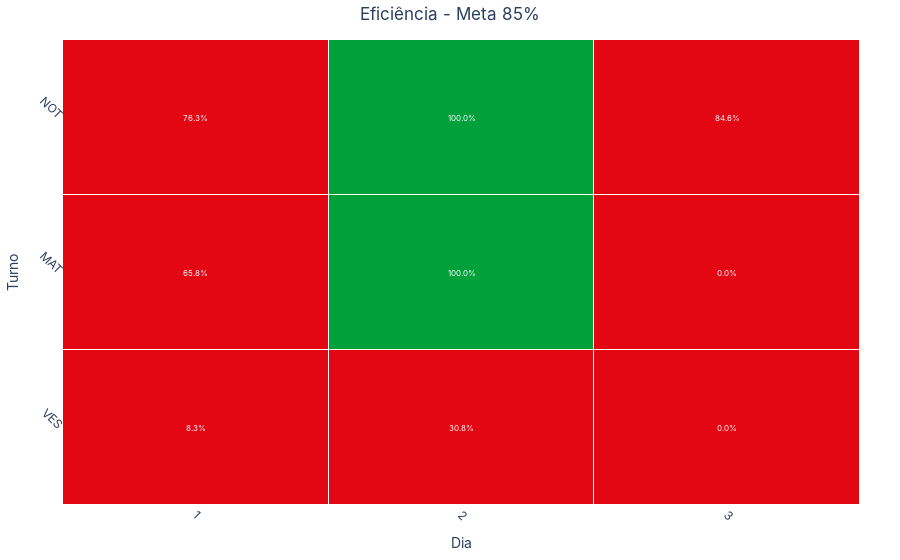

Source (notebook cell):
### Markdown cell above
# Gráficos

### Code cell
# cSpell: disable=invalid-name
def test(dataframe, meta):
    # Converter 'data_registro' para datetime e criar uma nova coluna 'data_turno'
    dataframe["data_registro"] = pd.to_datetime(dataframe["data_registro"])
    dataframe["data_turno"] = dataframe["data_registro"].dt.strftime("%Y-%m-%d")

    # Agrupar por 'data_turno' e 'turno' e calcular a média da eficiência
    df_grouped = (
        dataframe.groupby(["data_turno", "turno"], observed=False)["eficiencia"]
        .mean()
        .reset_index()
    )

    # Remodelar os dados para o formato de heatmap
    df_pivot = df_grouped.pivot(index="turno", columns="data_turno", values="eficiencia")

    # Reordenar o índice do DataFrame
    df_pivot = df_pivot.reindex(["VES", "MAT", "NOT"])

    # Criar escala de cores personalizada - cores do bootstrap
    colors = [
        [0, "#e30613"],
        [0.9, "#e30613"],
        [0.9, "#00a13a"],
        [1, "#00a13a"],
    ]

    # Extrair apenas o dia da data
    df_pivot.columns = pd.to_datetime(df_pivot.columns).day

    # Criar o gráfico de calor
    fig = go.Figure(
        data=go.Heatmap(
            z=df_pivot.values,
            x=df_pivot.columns,
            y=df_pivot.index,
            colorscale=colors,
            zmin=0,
            zmax=1,  # Escala de valores de 0 a 1
            hoverongaps=False,
            hovertemplate="Turno: %{y}<br>Dia: %{x}<br>Valor: %{z:.1%}",
            showscale=False,  # Não mostrar a escala de cores
            xgap=1,  # Espaçamento entre os dias
            ygap=1,  # Espaçamento entre os turnos
        )
    )

    # Adicionar anotações com a média da eficiência
    for (i, j), value in np.ndenumerate(df_pivot.values):
        fig.add_annotation(
            x=df_pivot.columns[j],
            y=df_pivot.index[i],
            text=f"{value:.1%}",
            showarrow=False,
            font=dict(color="white", size=8),
        )

    # Definir o título do gráfico
    fig.update_layout(
        title=f"Eficiência - Meta {meta}%",
        xaxis_title="Dia",
        yaxis_title="Turno",
        title_x=0.5,  # Centralizar o título
        xaxis_nticks=31,  # Definir o número de dias
        xaxis=dict(
            tickmode="linear",
            tickvals=list(range(1, 32)),  # Definir os dias
            ticktext=list(range(1, 32)),  # Definir os dias
            tickangle=45,  # Rotacionar os dias
        ),
        yaxis=dict(
            tickmode="linear",
            tickangle=45,
        ),
        plot_bgcolor="white",
        margin=dict(t=40, b=40, l=40, r=40),
        font=dict({"family": "Inter"}),
    )

    fig.show()


test(df_eff, 85)

### Figure 1 — Plotly figure (JSON) as saved in the notebook; plotly's stock layout.template omitted (floating-point values rounded to 4 significant figures)
{"data": [{"colorscale": [[0, "#e30613"], [0.9, "#e30613"], [0.9, "#00a13a"], [1, "#00a13a"]], "hoverongaps": false, "hovertemplate": "Turno: %{y}<br>Dia: %{x}<br>Valor: %{z:.1%}", "showscale": false, "type": "heatmap", "x": [1, 2, 3], "xgap": 1, "y": ["VES", "MAT", "NOT"], "ygap": 1, "z": [[0.0828, 0.3077, 0], [0.6576, 1, 0], [0.7631, 1, 0.8462]], "zmax": 1, "zmin": 0}], "layout": {"annotations": [{"font": {"color": "white", "size": 8}, "showarrow": false, "text": "8.3%", "x": 1, "y": "VES"}, {"font": {"color": "white", "size": 8}, "showarrow": false, "text": "30.8%", "x": 2, "y": "VES"}, {"font": {"color": "white", "size": 8}, "showarrow": false, "text": "0.0%", "x": 3, "y": "VES"}, {"font": {"color": "white", "size": 8}, "showarrow": false, "text": "65.8%", "x": 1, "y": "MAT"}, {"font": {"color": "white", "size": 8}, "showarrow": false, "text": "100.0%", "x": 2, "y": "MAT"}, {"font": {"color": "white", "size": 8}, "showarrow": false, "text": "0.0%", "x": 3, "y": "MAT"}, {"font": {"color": "white", "size": 8}, "showarrow": false, "text": "76.3%", "x": 1, "y": "NOT"}, {"font": {"color": "white", "size": 8}, "showarrow": false, "text": "100.0%", "x": 2, "y": "NOT"}, {"font": {"color": "white", "size": 8}, "showarrow": false, "text": "84.6%", "x": 3, "y": "NOT"}], "font": {"family": "Inter"}, "margin": {"b": 40, "l": 40, "r": 40, "t": 40}, "plot_bgcolor": "white", "title": {"text": "Eficiência - Meta 85%", "x": 0.5}, "xaxis": {"nticks": 31, "tickangle": 45, "tickmode": "linear", "ticktext": [1, 2, 3, 4, 5, 6, 7, 8, 9, 10, 11, 12, 13, 14, 15, 16, 17, 18, 19, 20, 21, 22, 23, 24, 25, 26, 27, 28, 29, 30, 31], "tickvals": [1, 2, 3, 4, 5, 6, 7, 8, 9, 10, 11, 12, 13, 14, 15, 16, 17, 18, 19, 20, 21, 22, 23, 24, 25, 26, 27, 28, 29, 30, 31], "title": {"text": "Dia"}}, "yaxis": {"tickangle": 45, "tickmode": "linear", "title": {"text": "Turno"}}}}
